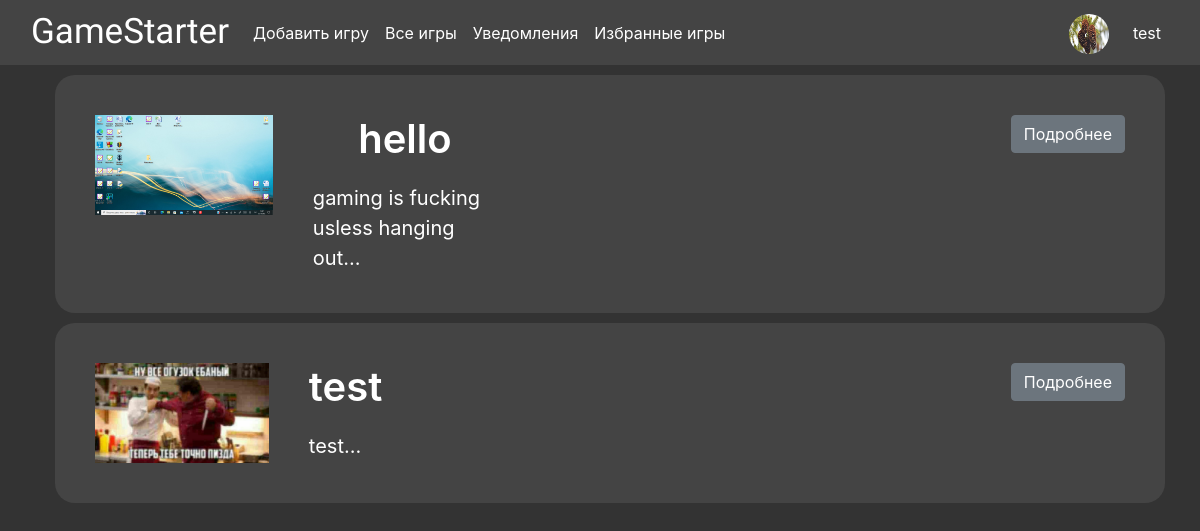
Screenshot of /favourites (signed in) with the database file from the repository.
### data/users.py (models this page shows, shortened)
class User(SqlAlchemyBase, SerializerMixin, UserMixin):
    __tablename__ = 'users'
    id = sqlalchemy.Column(sqlalchemy.Integer, primary_key=True, autoincrement=True)
    name = sqlalchemy.Column(sqlalchemy.String, nullable=True)
    nickname = sqlalchemy.Column(sqlalchemy.String, nullable=True)
    is_moderator = sqlalchemy.Column(sqlalchemy.Boolean, nullable=True)
    favorites = sqlalchemy.Column(sqlalchemy.String, nullable=True)
    email = sqlalchemy.Column(sqlalchemy.String, nullable=True, unique=True)
    hashed_password = sqlalchemy.Column(sqlalchemy.String, nullable=True)
    games_when_collaborate = orm.relationship('Game', backref='collaborator', secondary="association")
    profile_image = sqlalchemy.Column(sqlalchemy.String, default='/static/profile_images/default.png')
    notifications = orm.relationship('Notification', back_populates='user')
    games = orm.relationship("Game", back_populates='user')
    comments = orm.relationship('Comment', back_populates='user')
    games_likes = orm.relationship('Game', overlaps="games_dislikes")
    games_dislikes = orm.relationship('Game', overlaps="games_likes")
    comment_likes = orm.relationship('Comment', overlaps="comments_dislikes")
    comment_dislikes = orm.relationship('Comment', overlaps="comment_likes")

### data/games.py (models this page shows)
class Game(SqlAlchemyBase, SerializerMixin):
    __tablename__ = 'games'
    id = sqlalchemy.Column(sqlalchemy.Integer, primary_key=True, autoincrement=True)
    author = sqlalchemy.Column(sqlalchemy.Integer, sqlalchemy.ForeignKey("users.id"))
    name = sqlalchemy.Column(sqlalchemy.String, nullable=True)
    description = sqlalchemy.Column(sqlalchemy.String, nullable=True)
    github_link = sqlalchemy.Column(sqlalchemy.String, nullable=True)
    in_moderate = sqlalchemy.Column(sqlalchemy.Boolean, nullable=True)
    game_files = sqlalchemy.Column(sqlalchemy.String, nullable=True)
    likes = sqlalchemy.Column(sqlalchemy.Integer)
    dislikes = sqlalchemy.Column(sqlalchemy.Integer)
    photo = orm.relationship('Photo', back_populates='game')
    user = orm.relationship('User')
    comments = orm.relationship('Comment', back_populates='game')

### data/photo.py (models this page shows)
class Photo(SqlAlchemyBase, SerializerMixin):
    __tablename__ = 'photo'
    id = sqlalchemy.Column(sqlalchemy.Integer, primary_key=True, autoincrement=True)
    path = sqlalchemy.Column(sqlalchemy.String)
    parent_game = sqlalchemy.Column(sqlalchemy.Integer, sqlalchemy.ForeignKey("games.id"))
    game = orm.relationship('Game')

### main.py (the view)
@app.route('/favourites')
def favorites():
    if not current_user.is_authenticated:
        return redirect('/preview')
    db_sess = db_session.create_session()
    favourites = current_user.favorites
    games = db_sess.query(Game).filter(Game.in_moderate == False).all()
    photos = [game.photo[0] for game in games]
    return render_template('favourites.html', title='Избранное', games=games, photos=photos)

### data/db_session.py (called while the page is built)
def create_session() -> Session:
    global __factory
    return __factory()

### main.py (called while the page is built)
@login_manager.user_loader
def load_user(user_id):
    db_sess = db_session.create_session()
    return db_sess.get(User, user_id)

### templates/favourites.html
{% extends "base.html" %}
{% block content %}
<div class="small-content">
{% for game in games %}
    {% if game.id|string in current_user.favorites %}
    <div class="game content">
        <div class="image">
            <img src="{{photos[loop.index0].path}}" alt="{{ game.title }}">
        </div>
        <div class="game-description">
            <h1>{{game.name}}</h1>
            <p>{{game.description[:40]}}...</p>
        </div>
        <div class="buttons-more">
            <a href="/game/{{ game.name }}" class="btn btn-secondary">Подробнее</a>
        </div>
    </div>
    {% endif %}
{% endfor %}
</div>
{% endblock %}

### templates/base.html (shortened to what this page needs)
<!doctype html>
<html lang="en">
<head>
    <link rel="stylesheet" href="https://cdn.jsdelivr.net/npm/bootstrap@4.0.0/dist/css/bootstrap.min.css"
>
    <link rel="stylesheet" href="/static/css/style.css">
    <link rel="stylesheet" href="/static/css/profile.css">
    <link rel="stylesheet" href="/static/css/moderation.css">
    <link rel="stylesheet" href="/static/css/game_page.css">
    <link rel="stylesheet" href="/static/css/notificatons.css">
</head>
<body>
<header>
    <nav class="navbar navbar-expand-lg bg-body-tertiary navbar-dark">
        <div class="container-fluid">
            <a class="navbar-brand" href="/">GameStarter</a>
            {% if current_user.is_authenticated %}
            <div class="collapse navbar-collapse" id="navbarSupportedContent">
                <ul class="navbar-nav me-auto mb-2 mb-lg-0">
                    <li class="nav-item">
                        <a class="nav-link active" aria-current="page" href="/game/add">Добавить игру</a>
                    </li>
                    <li>
                        <a class="nav-link active" aria-current="page" href="/">Все игры</a>
                    </li>
                    <li>
                        <a class="nav-link active" aria-current="page" href="/notifications">Уведомления</a>
                    </li>
                    <li>
                        <a class="nav-link active" aria-current="page" href="/favourites">Избранные игры</a>
                    </li>
                </ul>
            </div>
            <a class="navbar-brand" href="/profile/{{current_user.nickname}}"><img class="navbar-user-image" src="{{current_user.profile_image}}" alt=""></a>
            <div class="navbar-nav">
                <li class="nav-item">
                    <a class="nav-link active" aria-current="page" href="/profile/{{current_user.nickname}}">{{current_user.nickname}}</a>
                </li>
            </div>
            {% endif %}
        </div>
    </nav>
</header>
<main role="main" class="container">
    {% block content %}{% endblock %}
</main>
</body>
</html>

### static/css/style.css (style rules this page uses)
body { background-color: #333; color: white; }
nav { background-color: #444; max-height: 65px; }
.navbar-brand { font-family: "Jersey 15"; font-size: 35px; height: fit-content; width: fit-content; }
.navbar-user-image { border-radius: 50%; width: 40px; height: 40px; }

### static/css/moderation.css (style rules this page uses)
.image img { height: 100px; max-width: 200px; margin: 20px; }
.game { display:inline-flex; flex-direction: row; background-color: #444; margin: 30px; border-radius: 20px; width: 100%; }
.buttons-more { margin: 20px; width: 100%; text-align: right; }
.game h1 { margin: 20px; }
.game p { margin: 20px; }

### static/css/game_page.css (style rules this page uses)
.content { padding: 20px; border-radius: 20px; margin: 10px; background-color: #444; display: flex; justify-content: space-between; }
.content h1 { font-size: 40px; font-weight: 600; text-align: center; }
.content p { font-size: 20px; }

### rows the page displays
User: profile_image (picture), nickname "test"
Game: path (picture), name "hello", description "gaming is fucking usless hanging out"
Game: path (picture), name "test", description "test"
